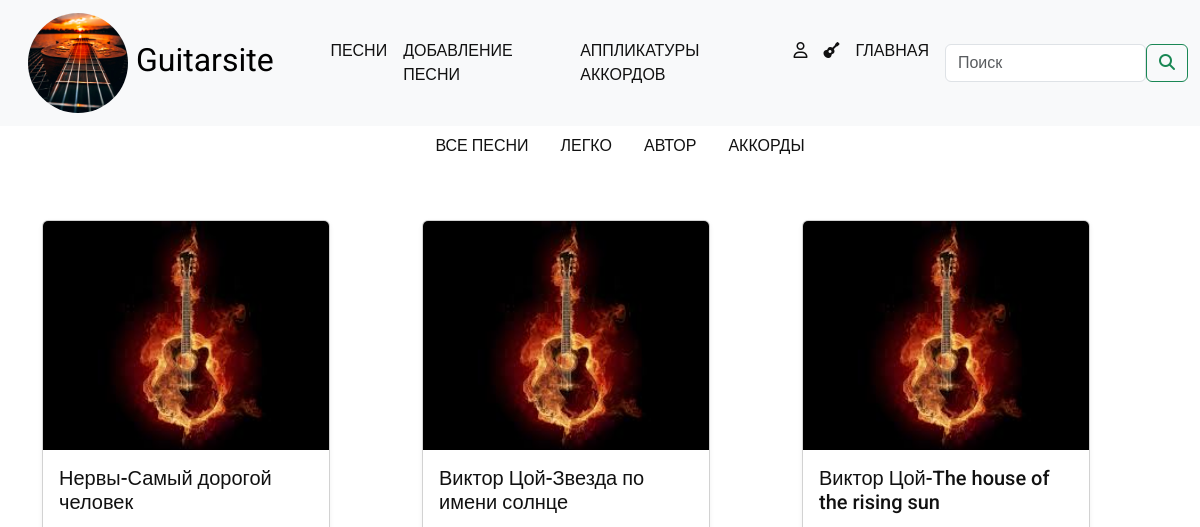
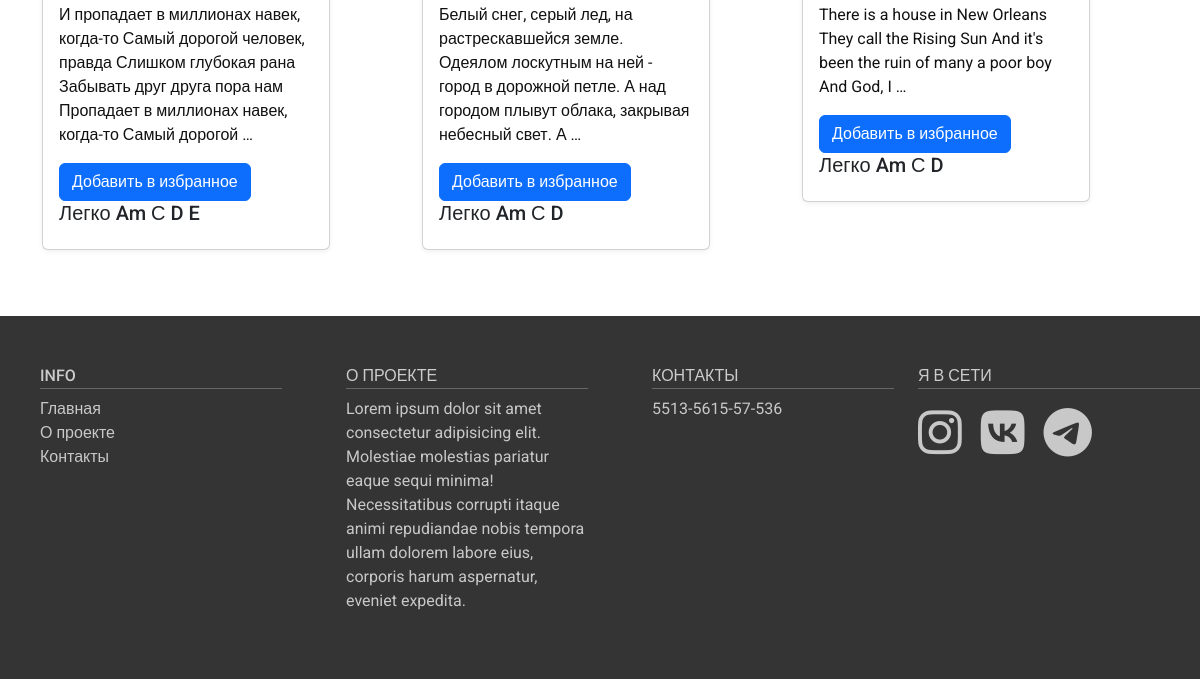
Before: /songs/difficult/easy/ with the older database file (2 pictures, top to bottom).
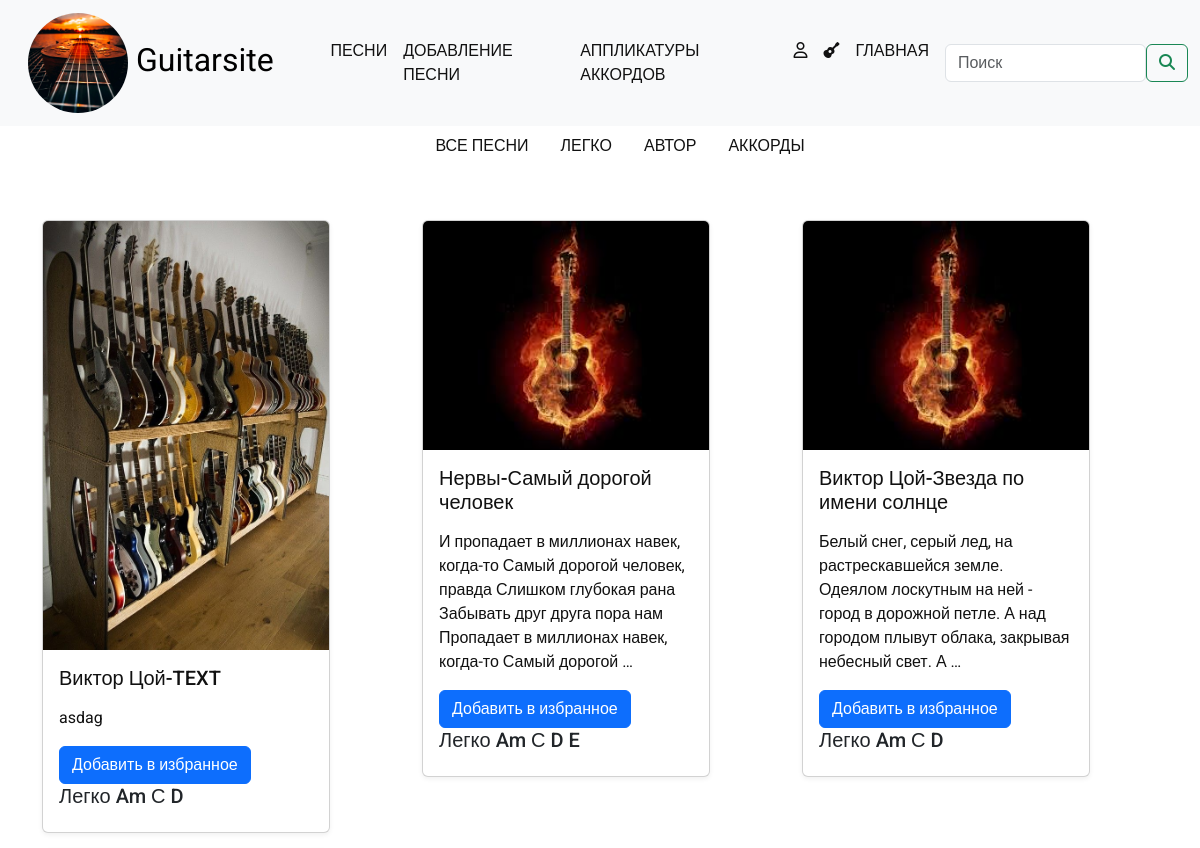
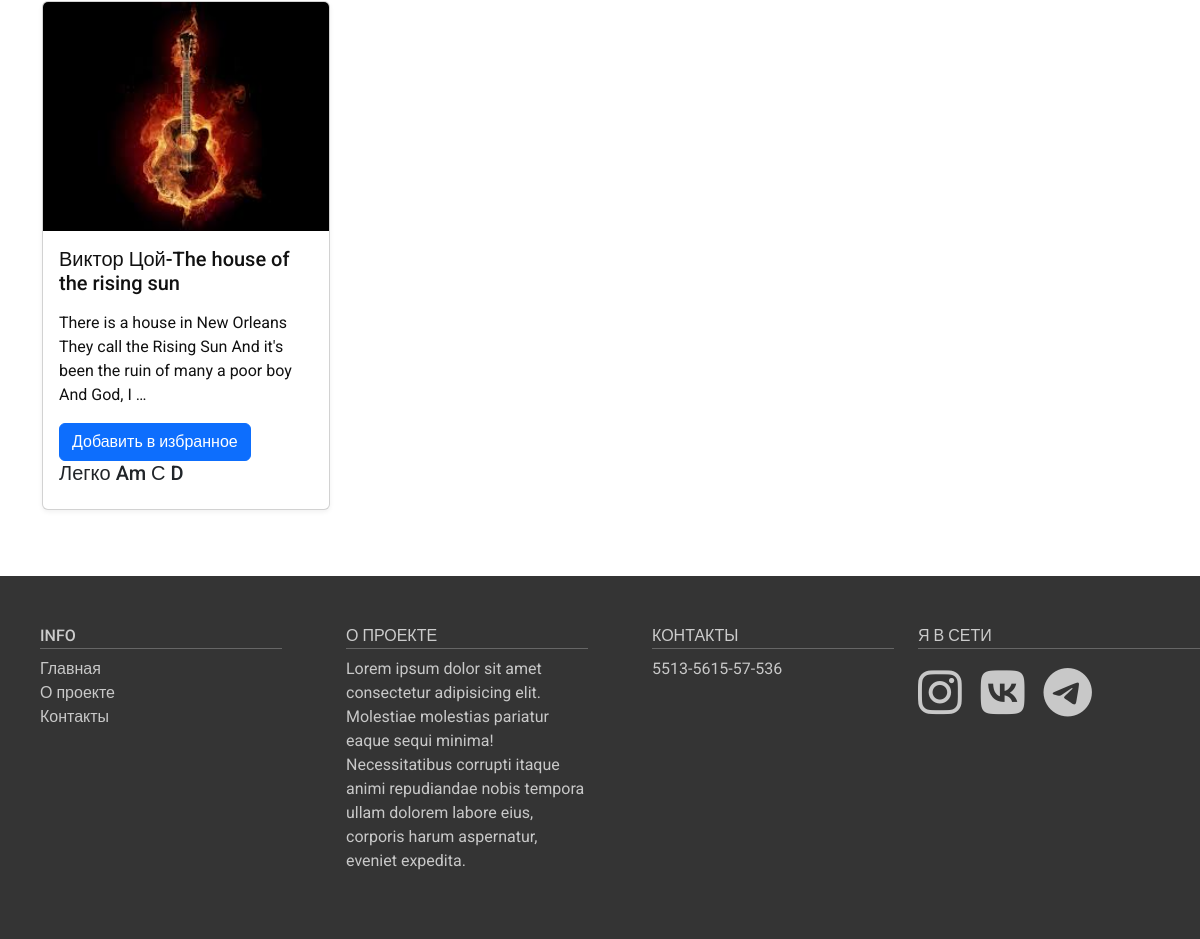
After: the same page with the newer database file (2 pictures, top to bottom).
### guitar/models.py (models this page shows, shortened)
class Songs(models.Model):
    class Status(models.IntegerChoices):
        DRAFT = 0, 'Черновик'
        PUBLISHED = 1, 'Опубликовано'
    title = models.CharField(max_length=50, verbose_name="Название песни")
    slug = models.SlugField(max_length=255, unique=True,db_index=True)
    content = models.TextField(blank=True)
    card_image = models.ImageField(upload_to="card_images", blank=True, default=None, null=True, verbose_name="Картинка карточки")
    time_create = models.DateTimeField(auto_now_add=True, verbose_name="Время создания")
    time_update = models.DateTimeField(auto_now=True)
    is_published = models.BooleanField(choices=tuple(map(lambda x:(bool(x[0]),x[1]),Status.choices)), default=Status.DRAFT, verbose_name="Публикация")
    difficult = models.ForeignKey("Difficulty", on_delete=models.PROTECT, related_name="songs", verbose_name="Сложность")
    chords = models.ManyToManyField("Chords", related_name="songs")
    author = models.ForeignKey("Authors", on_delete=models.PROTECT, related_name="songs", verbose_name="Автор")
    objects = models.Manager()
    published = PublishedModel()
    class Meta:
        verbose_name = "Песня"
        verbose_name_plural = "Песни"
        ordering = ["-time_create"]
        indexes = [
            models.Index(fields=["-time_create"]),
        ]
    def get_absolute_url(self):
        return reverse('song', kwargs={'song_slug':self.slug})

class Authors(models.Model):
    name = models.CharField(max_length=100, db_index=True, verbose_name="Автор")
    slug = models.SlugField(max_length=255, db_index=True, unique=True)
    class Meta:
        verbose_name = "Автор песни"
        verbose_name_plural = "Авторы песен"
    def get_absolute_url(self):
        return reverse('songs_by_author', kwargs={'author_slug':self.slug})

class Difficulty(models.Model):
    name = models.CharField(max_length=100, db_index=True, verbose_name="Сложность")
    slug = models.SlugField(max_length=255, db_index=True, unique=True)
    class Meta:
        verbose_name = "Сложность песни"
        verbose_name_plural = "Сложность песен"
    def get_absolute_url(self):
        return reverse('songs_by_difficulty', kwargs={'difficult_slug':self.slug})

class Chords(models.Model):
    name = models.CharField(max_length=100, db_index=True, verbose_name="Аккорды")
    slug = models.SlugField(max_length=255, db_index=True, unique=True)

### guitar/views.py (the view)
# urls.py: path("songs/", views.ShowSongs.as_view(), name="songs"),
class ShowSongs(ListView):
    template_name = 'guitar/all_songs.html'
    context_object_name = "songs"
    allow_empty = False
    def get_queryset(self):
        queryset = Songs.published.all()
        difficult_slug = self.kwargs.get("difficult_slug")
        author_slug = self.kwargs.get("author_slug")
        if difficult_slug:
            difficult = get_object_or_404(Difficulty, slug=difficult_slug)
            queryset = queryset.filter(difficult_id=difficult.pk)
        elif author_slug:
            author = get_object_or_404(Authors, slug=author_slug)
            queryset = queryset.filter(author_id=author.pk)
        return queryset
    def get_context_data(self, **kwargs):
        context = super().get_context_data(**kwargs)
        context['difficults'] = Difficulty.objects.all()
        context['authors'] = Authors.objects.all()
        difficult_slug = self.kwargs.get("difficult_slug")
        author_slug = self.kwargs.get("author_slug")
        if difficult_slug:
            context['difficult'] = get_object_or_404(Difficulty, slug=difficult_slug)
        elif author_slug:
            context['author'] = get_object_or_404(Authors, slug=author_slug)
        return context

### guitar/models.py (called while the page is built)
    def get_queryset(self):
        return super().get_queryset().filter(is_published=Songs.Status.PUBLISHED)

### guitar/templates/guitar/all_songs.html (shortened to what this page needs)
{% extends 'base.html' %} {% load static %} {% block content %}
<div class="nav-on-allsongs">
  <ul class="nav justify-content-center">
    <li class="nav-item">
      <a class="nav-link" href="{% url 'songs' %}">Все песни</a>
    </li>
    <li class="nav-item dropdown">
      <a
        class="nav-link dropdown-toggle"
        data-bs-toggle="dropdown"
        href="#"
        role="button"
        aria-expanded="false"
        >
        {% if difficult %}
          {{ difficult.name }}
        {% else %}
          Сложность
        {% endif%}
      </a>
    </li>
    <li class="nav-item dropdown">
      <a
        class="nav-link dropdown-toggle"
        data-bs-toggle="dropdown"
        href="#"
        role="button"
        aria-expanded="false"
        >
        {% if author%}
          {{ author.name }}
        {% else %}
          Автор
        {% endif%}
      </a>
    </li>
    <li class="nav-item">
      <a class="nav-link" href="#">Аккорды</a>
    </li>
  </ul>
</div>
{% include "guitar/includes/card_display.html"%} {% endblock content%}

### guitar/templates/guitar/includes/card_display.html
{% load static %}
<section class="main-content">
  <div class="container">
    <div class="row">
      {%for song in songs%}
      <div class="col-lg-4 col-sm-6 mb-3">
        <a href="{{song.get_absolute_url}}" class="link-to-song">
          <div class="card" style="width: 18rem">
            {% if song.card_image %}
            <img
              src="{{ song.card_image.url }}"
              class="card-img-top"
              alt="5"
            />
            {% else%}
            <img
              src="{% static 'guitar/img/5.jpeg' %}"
              class="card-img-top"
              alt="5"
            />
            {% endif %}
            <div class="card-body">
              <h5 class="card-title">{{song.author.name}}-{{song.title}}</h5>
              <p class="card-text">
                {{song.content|truncatewords:25|linebreaks}}
              </p>
              <a href="##" class="btn btn-primary">Добавить в избранное</a>
              <h5 class="card-title">
                {{song.difficult.name}}
                {% with song.chords.all as chords%}
                  {% if chords%}
                    {% for chord in chords%}
                      {{chord.name}}
                    {% endfor %}
                  {% endif %}
                {% endwith %}
              </h5>
            </div>
          </div>
        </a>
      </div>
      {% endfor%}
    </div>
  </div>
</section>

Changed rows visible on the page:
added Songs: card_image (picture), author.name "Виктор Цой", title "TEXT", content "asdag", difficult.name "Легко", Chords (name "Am"), Chords (name "С"), Chords (name "D")
